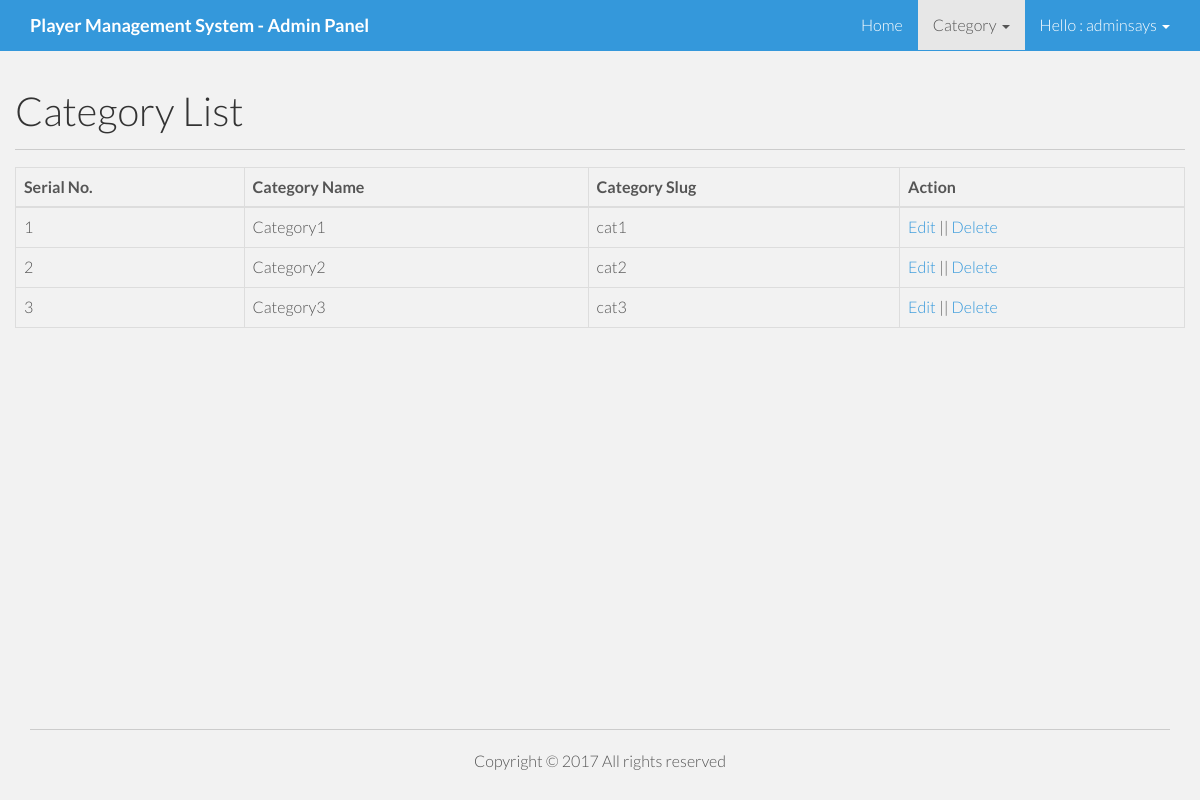
The app's page /admin/catlist.php (signed in) with its own data.
### tables this page shows
CREATE TABLE `tbl_category` (
  `id` int(11) NOT NULL,
  `name` varchar(50) NOT NULL,
  `cat_slug` varchar(256) NOT NULL
);

### lib/Session.php (called while the page is built, shortened)
<?php
	class Session
	{
		public static function get($key){
			if(isset($_SESSION[$key])){
				return $_SESSION[$key];
		}else{
			return false;
		}
	}
}
 ?>

### lib/Database.php (called while the page is built, shortened)
<?php
Class Database{
	public $host   = DB_HOST;
	public $user   = DB_USER;
	public $pass   = DB_PASS;
	public $dbname = DB_NAME;
	public $link;
	private function connectDB(){
	$this->link = new mysqli($this->host, $this->user, $this->pass, $this->dbname);
 }
	public function select($query){
		$result = $this->link->query($query) or die($this->link->error.__LINE__);
		if($result->num_rows > 0){
			return $result;
		} else {
			return false;
		}
	}
}

### admin/catlist.php (the view, shortened to what this page needs)
<?php include 'inc/header.php'; ?>
         <div id="page-wrapper">
            <div class="container-fluid">
                <div class="row">
                 <div class="col-md-12">
                <h1>Category List</h1><hr>
            <table class="table table-bordered" id="example" >
			<thead>
				<tr>
					<th>Serial No.</th>
                    <th>Category Name</th>
					<th>Category Slug</th>
                    <?php if(Session::get('userRole')=='0') { ?>
					<th>Action</th>
                    <?php } ?>
				</tr>
			</thead>
			<tbody>
			<?php
				$query = "SELECT * FROM tbl_category ORDER BY id desc";
				$category = $db->select($query);
				if ($category) {
				$i=0;
				while ($result = $category->fetch_assoc()) {
				$i++;
			 ?>
				<tr class="odd gradeX">
					<td><?php echo $i; ?></td>
                    <td><?php echo $result['name']; ?></td>
					<td><?php echo $result['cat_slug']; ?></td>
                    <?php if(Session::get('userRole')=='0') { ?>
					<td><a href="editcat.php?catid=<?php echo $result['id']; ?>">Edit</a> || <a onclick="return confirm('Are you sure to delete');" href="?delcat=<?php echo $result['id']; ?>">Delete</a></td>
                    <?php } ?>
				</tr>
			<?php } }  ?>
			</tbody>
		</table>
                    </div>
                </div>
             </div>
        </div>
<?php include 'inc/footer.php'; ?>

### assets/css/main.css (style rules this page uses)
body { background-color: #f2f2f2; font-family: 'Lato', sans-serif; font-weight: 300; font-size: 16px; color: #555; -webkit-font-smoothing: antialiased; -webkit-overflow-scrolling: touch; }
h1, h2, h3, h4, h5, h6 { font-family: 'Lato', sans-serif; font-weight: 300; color: #333; }
h1 { font-size: 40px; }
a { color: #3498db; word-wrap: break-word; -webkit-transition: color 0.1s ease-in, background 0.1s ease-in; -moz-transition: color 0.1s ease-in, background 0.1s ease-in; -ms-transition: color 0.1s ease-in, background 0.1s ease-in; -o-transition: color 0.1s ease-in, background 0.1s ease-in; transition: color 0.1s ease-in, background 0.1s ease-in; }
a:before, a:after { -webkit-transition: color 0.1s ease-in, background 0.1s ease-in; -moz-transition: color 0.1s ease-in, background 0.1s ease-in; -ms-transition: color 0.1s ease-in, background 0.1s ease-in; -o-transition: color 0.1s ease-in, background 0.1s ease-in; transition: color 0.1s ease-in, background 0.1s ease-in; }
hr { display: block; height: 1px; border: 0; border-top: 1px solid #ccc; margin: 1em 0; padding: 0; }
html, body { margin:0; padding:0; height:100%; }

### records on screen
tbl_category: name "Category1", cat_slug "cat1"
tbl_category: name "Category2", cat_slug "cat2"
tbl_category: name "Category3", cat_slug "cat3"

### other values on screen
Session::get('username') "adminsays"
